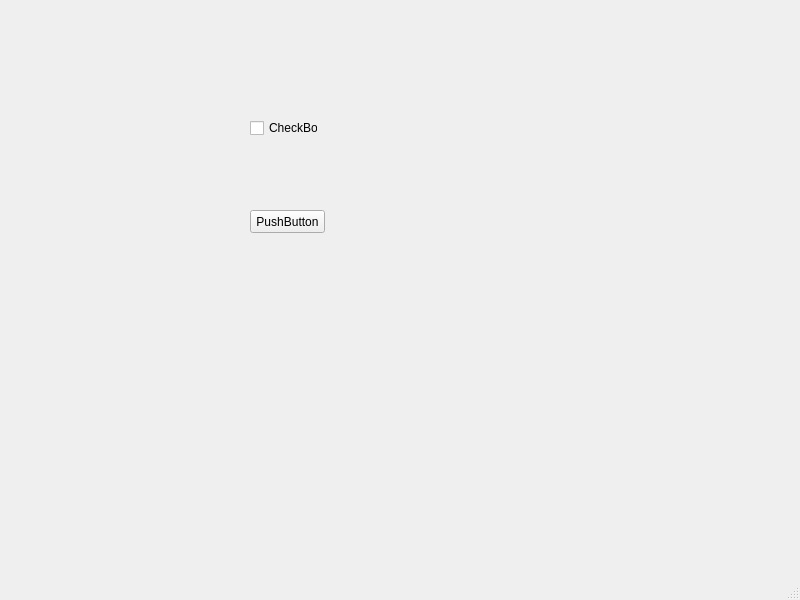
<?xml version="1.0" encoding="UTF-8"?>
<ui version="4.0">
 <class>MainWindow</class>
 <widget class="QMainWindow" name="MainWindow">
  <property name="geometry">
   <rect>
    <x>0</x>
    <y>0</y>
    <width>800</width>
    <height>600</height>
   </rect>
  </property>
  <property name="windowTitle">
   <string>MainWindow</string>
  </property>
  <widget class="QWidget" name="centralwidget">
   <widget class="QPushButton" name="pushButton">
    <property name="geometry">
     <rect>
      <x>250</x>
      <y>210</y>
      <width>75</width>
      <height>23</height>
     </rect>
    </property>
    <property name="text">
     <string>PushButton</string>
    </property>
   </widget>
   <widget class="QCheckBox" name="checkBox">
    <property name="geometry">
     <rect>
      <x>250</x>
      <y>120</y>
      <width>68</width>
      <height>16</height>
     </rect>
    </property>
    <property name="text">
     <string>CheckBox</string>
    </property>
   </widget>
  </widget>
  <widget class="QMenuBar" name="menubar">
   <property name="geometry">
    <rect>
     <x>0</x>
     <y>0</y>
     <width>800</width>
     <height>22</height>
    </rect>
   </property>
  </widget>
  <widget class="QStatusBar" name="statusbar"/>
 </widget>
 <resources/>
 <connections/>
</ui>
